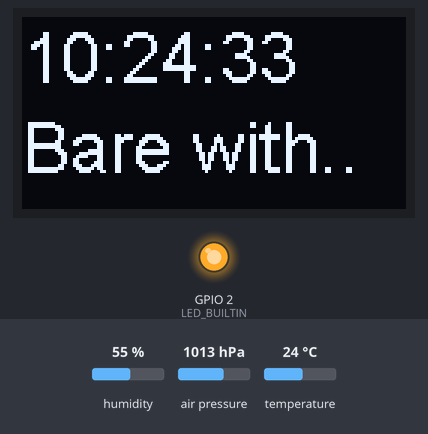
Bench run of a sketch on a simulated ESP8266 (NodeMCU). On the bench: 128×64 one-colour display, output pins drawn as LEDs (lit = HIGH, except the on-board LED, lit = LOW). The inputs (shaded band) are chosen by the test bench; at power-on: air pressure 1013 hPa, humidity 55 %, temperature 24 °C. WiFi joins after 1.5 s; servers stay silent unless stated; network time is answered at once with the bench clock; uploads are accepted with an empty reply; the local clock reads 2024-03-15 10:24:30 at power-on unless the sketch sets it; what the sketch prints to the serial monitor is not drawn.

Above: at 3.2 s.
3.3 s: air pressure set to 952 hPa
At 6.0 s:
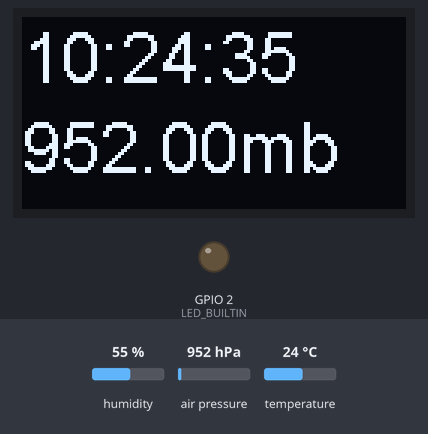
At 11.0 s:
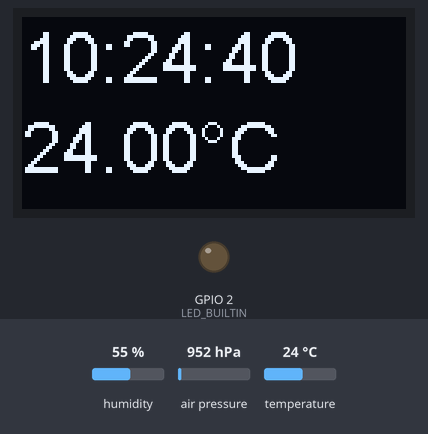
Timing chart, 0 to 17.1 s (numbered marks = the images above; inputs shaded):
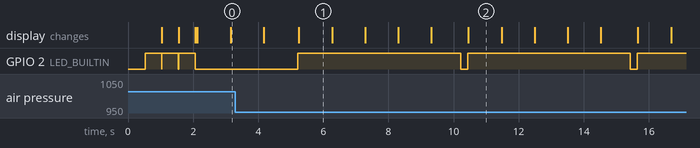

The sketch:

Environment_server.ino
```cpp
#include "_config.h"
#include "calibration.h"

#include "SSD1306Wire.h"
#include <ESP8266WiFi.h>
#include <ESP8266HTTPClient.h>
#include <WiFiClient.h>
#include <ESP8266WebServer.h>
#include <ESP8266mDNS.h>
#include <ESP8266HTTPUpdateServer.h>
#include <NTPClient.h>
#include <WiFiUdp.h>
#include <Wire.h>
#include <SI7021.h>
#ifdef _COMPILE_DISPLAY
  #include "SSD1306Wire.h"
#endif

#define SDA 4
#define SCL 5

SI7021 sensor;

#ifdef  _COMPILE_BMP_280
  #include <Adafruit_BMP280.h>
  Adafruit_BMP280 bmp; // use I2C interface
  Adafruit_Sensor *bmp_temp = bmp.getTemperatureSensor();
  Adafruit_Sensor *bmp_pressure = bmp.getPressureSensor();
#endif

WiFiClient wifiClient;
WiFiUDP ntpUDP;
NTPClient timeClient(ntpUDP, "pool.ntp.org", utcOffsetInSeconds);

ESP8266WebServer httpServer(80);
ESP8266HTTPUpdateServer httpUpdater;

#ifdef _COMPILE_DISPLAY
SSD1306Wire display(0x3c, SDA, SCL);   // ADDRESS, SDA, SCL  -  SDA and SCL usually populate automatically based on your board's pins_arduino.h
#endif

int counter = 0;
float pressure;
float temperature;
int humidity;

String wifiMacString;
String wifiIPString;
String timeString = "00:00:00";
String sensorString = "Bare with..";

void setSensorValues() {
      #ifdef _COMPILE_BMP_280
        sensors_event_t pressure_event;
        bmp_pressure->getEvent(&pressure_event);
        pressure = pressure_event.pressure + pressure_offset;
        //temp_event.temperature;
    #endif
    temperature = (((float)sensor.getCelsiusHundredths()) /100) + temperature_offset;
    humidity  = sensor.getHumidityPercent() + humidity_offset;
}

void handleRoot() {
  char page[800];
  int sec = millis() / 1000;
  int min = sec / 60;
  int hr = min / 60;
  snprintf(page, 800,
           "<html>\
              <head>\
                <meta http-equiv='refresh' content='5'/>\
                <title>Environment Hub</title>\
                <style>\
                  body { background-color: #cccccc; font-family: Arial, Helvetica, Sans-Serif; Color: #000088; }\
                </style>\
              </head>\
              <body>\
                <h1>Temperature and Humidity</h1>\
                <p>Temperature: %f</p>\
                <p>Humidity: %f</p>\
                <p>Time: %s</p>\
                <p>Uptime: %02d:%02d:%02d</p>\
              </body>\
            </html>",temperature, humidity, timeString, hr, min % 60, sec % 60
          );
  httpServer.send(200, "text/html", page);
}

void setup()
{
    Serial.begin(115200);
    timeClient.begin();
    #ifdef _COMPILE_DISPLAY
      // Initialising the UI will init the display too.
      display.init();

      display.flipScreenVertically();
      display.setFont(ArialMT_Plain_10);
      display.clear();
      display.setTextAlignment(TEXT_ALIGN_LEFT);
      display.setFont(ArialMT_Plain_24);
      display.drawString(0, 0, "Booting.");
      display.display();
      delay(500);
    #endif
    pinMode(LED_BUILTIN, OUTPUT);
    WiFi.mode(WIFI_AP_STA);
    WiFi.begin(ssid, password);

    Serial.println("Connecting");
    while (WiFi.status() != WL_CONNECTED)
    {
        digitalWrite(LED_BUILTIN, HIGH);
        delay(500);
        digitalWrite(LED_BUILTIN, LOW);
        Serial.print(".");
        #ifdef _COMPILE_DISPLAY
        display.print(".");
        #endif
    }
    Serial.println("");
    Serial.print("Connected to WiFi network with IP Address: ");
    Serial.println(WiFi.localIP());
    MDNS.begin(host);

  httpServer.on("/", handleRoot);

  httpUpdater.setup(&httpServer, update_path, update_username, update_password);
  httpServer.begin();

  MDNS.addService("http", "tcp", 80);
  Serial.printf("HTTPUpdateServer ready! Open http://%s.local%s in your browser and login with username '%s' and password '%s'\n", host, update_path, update_username, update_password);
    wifiMacString = WiFi.macAddress();
    wifiIPString = WiFi.localIP().toString();

    httpServer.on("/", handleRoot);
    sensor.begin(SDA, SCL);

    #ifdef _COMPILE_BMP_280
      bmp.begin(BMP280_ADDRESS_ALT, BMP280_CHIPID);
    #endif
}

void loop()
{
    httpServer.handleClient();
    MDNS.update();

    setSensorValues();

    //Check WiFi connection status
    if (WiFi.status() == WL_CONNECTED)
    {
        if (millis() > (ntpInterval + ntpi)) {
          display.clear();
          timeClient.update();
          timeString = timeClient.getFormattedTime();
          #ifdef _COMPILE_DISPLAY
            display.setTextAlignment(TEXT_ALIGN_LEFT);
            display.drawString(0, 0, timeString);
            display.drawString(0, 30, sensorString);
            display.display();
          #endif
          //Serial.println(timeClient.getFormattedTime());
          ntpi = millis();
        }

        HTTPClient http;

        // Your Domain name with URL path or IP address with path
        http.begin(wifiClient, serverName);

        // Specify content-type header
        http.addHeader("Content-Type", "application/x-www-form-urlencoded");

        String httpRequestData = "api_key=" + apiKeyValue + "&sensor=" + sensorName + "&location=" + sensorLocation;
        httpRequestData = httpRequestData + "&temperature=" + temperature + "&humidity=" + humidity;
        httpRequestData = httpRequestData + "&mac_address=" + String(wifiMacString) + "&ip_address=" + String(wifiIPString);

        #ifdef _COMPILE_BMP_280
          httpRequestData = httpRequestData + "&pressure=" + pressure;
        #endif

        httpRequestData = httpRequestData + "&sensor_id=" + sensorId + "";

        if (millis() > (sendInterval + si)) {
          digitalWrite(LED_BUILTIN, LOW);
          // uncomment to see the post data in the monitor
          Serial.println(httpRequestData);

          // Send HTTP POST request
          int httpResponseCode = http.POST(httpRequestData);
#ifdef _COMPILE_DISPLAY
          switch (counter % 3) {
            case 0:
              sensorString = String(pressure) + "mb";
            break;
            case 1:
              sensorString = String(temperature) + (char)247 + "°C";
            break;
            case 2:
              sensorString = String(humidity) + "%";
            break;
          }
          counter ++;
          if (counter > 2){
            counter = 0;
          }
#endif
          if (httpResponseCode > 0)
          {
              Serial.print("HTTP Response code: ");
              Serial.println(httpResponseCode);
          }
          else
          {
              Serial.print("Error code: ");
              Serial.println(httpResponseCode);
          }
          si = millis();
           digitalWrite(LED_BUILTIN, HIGH);
        }
        // Free resoclearurces
        http.end();
    }
    else
    {
        Serial.println("WiFi Disconnected");
    }
}
```

calibration.h
```cpp
/****
 *
 * Using this file to calibrate the senosors
 */

#ifndef _CALIBRATION_H
#define _CALIBRATION_H
  const int altitude = 60; // location altitude in meters
  float pressure_offset = 0.0;
  float temperature_offset = 0.0;
  int humidity_offset = 0;

#endif
```

_config.h
```cpp
#ifndef _CONFIG_H
#define _CONFIG_H
const int sendInterval = 5000;
unsigned long int si = 0;
const int ntpInterval = 1000;
unsigned long int ntpi = 0;

// Replace with your network credentials
const char *ssid = "BT-T6A2PN";
const char *password = "DKuAv9LaJtDda3";

const char* host = "esp8266-webupdate";
const char* update_path = "/ota";
const char* update_username = "admin";
const char* update_password = "admin";

// REPLACE with your Domain name and URL path or IP address with path
const char *serverName = "http://some-domain.co.uk";

// // API Key should we need it.
String apiKeyValue = "please-changeme-if-you-need-me";

String sensorName = "SI1702";
String sensorLocation = "Home";

String sensorId = "S1";

const long utcOffsetInSeconds = 3600;
char daysOfTheWeek[7][12] = {"Sunday", "Monday", "Tuesday", "Wednesday", "Thursday", "Friday", "Saturday"};


// remove this define to not compile BMP280 sensor
#define _COMPILE_BMP_280
// remove this define to not compile the display
#define _COMPILE_DISPLAY

#endif
```

Measured:
- by itself, GPIO 2 (LED_BUILTIN): alternates HIGH for 5.0 s and LOW for 0.21 s
- what the display in image 1 shows lasts 1.1 s, from 5.2 s to 6.3 s
